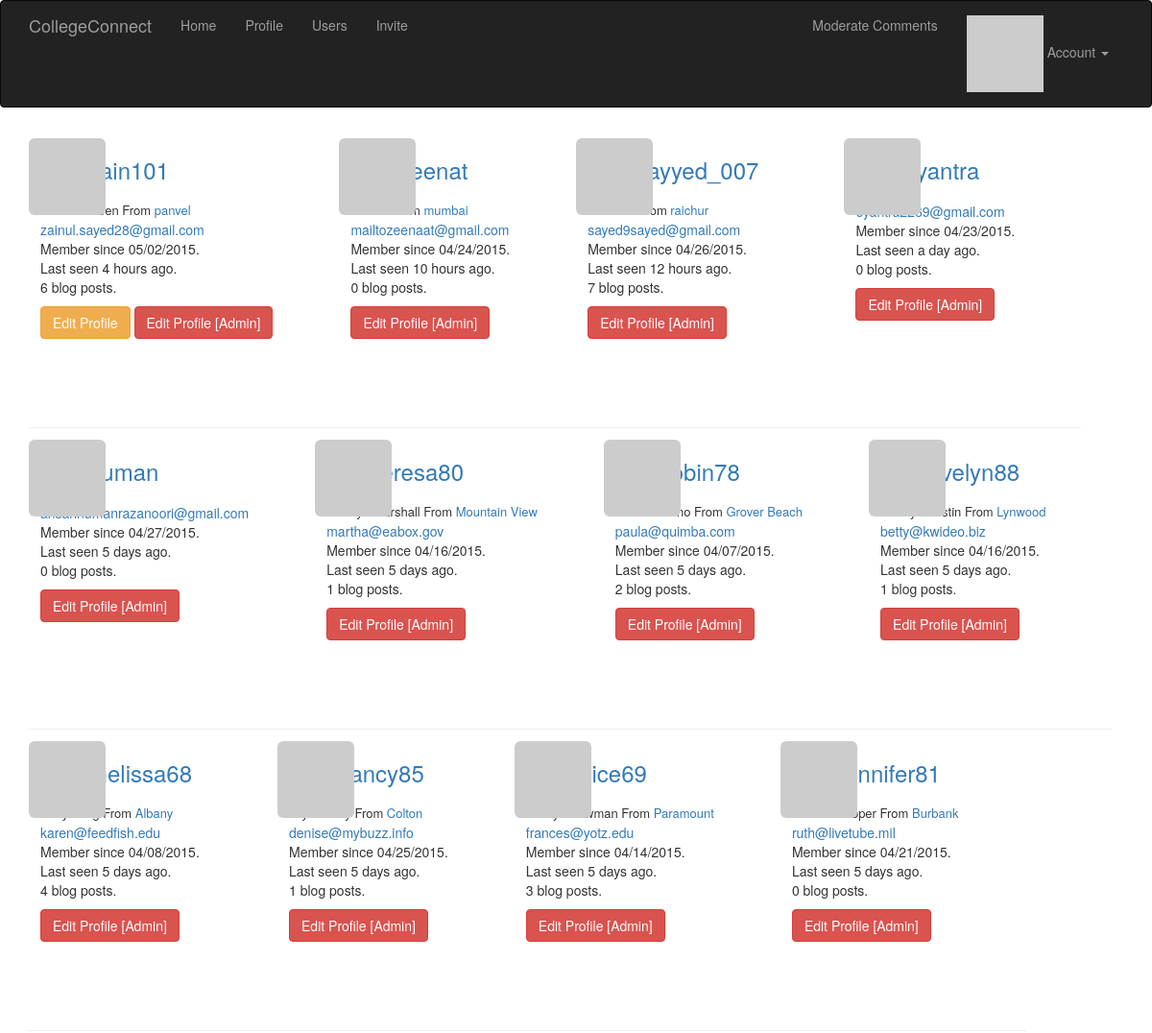
Page /user-list/ (signed in, upper part) on the earlier database version.
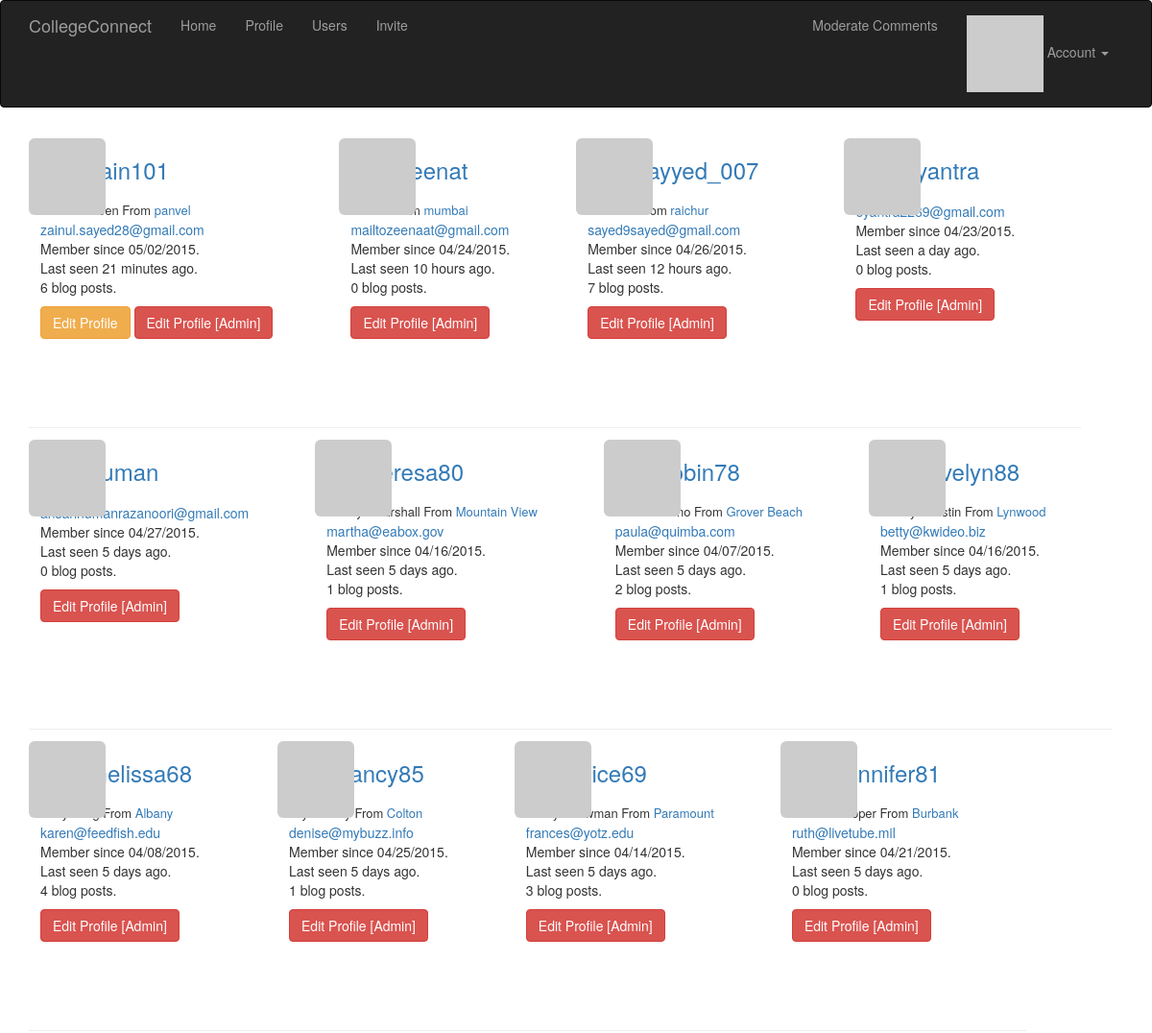
Same page on the later database version.
### app/models.py (models this page shows, shortened)
class User(UserMixin, db.Model):
    __tablename__ = 'users'          # Table names should be plural.
    id = db.Column(db.Integer, primary_key=True)
    email = db.Column(db.String(64), unique=True, index=True)
    username = db.Column(db.String(64), unique=True, index=True)
    password_hash = db.Column(db.String)
    role_id = db.Column(db.Integer, db.ForeignKey('roles.id'))
    confirmed = db.Column(db.Boolean, default=False)
    location = db.Column(db.String(64))
    name = db.Column(db.String(64))
    about_me = db.Column(db.Text)
    member_since = db.Column(db.DateTime(), default=datetime.utcnow)
    last_seen = db.Column(db.DateTime(), default=datetime.utcnow)
    avatar_hash = db.Column(db.String(32))
    posts = db.relationship('Post', backref='author', lazy='dynamic')
    comments = db.relationship('Comment', backref='author', lazy='dynamic')
    '''
    These are the people who follow me
    '''
    followed = db.relationship(
        'Follow',
        foreign_keys=[Follow.follower_id],
        backref=db.backref('follower', lazy='joined'),
        lazy='dynamic',
        cascade='all, delete-orphan')
    '''
    These are people whome I follow
    '''
    followers = db.relationship(
        'Follow',
        foreign_keys=[Follow.followed_id],
        backref=db.backref('followed', lazy='joined'),
        lazy='dynamic',
        cascade='all, delete-orphan'
    )
    @property
    def password(self):
        raise AttributeError('Password is not a readable attribute')
    def can(self, permissions):
        return self.role is not None and (self.role.permissions & permissions) == permissions
    def is_administrator(self):
        return self.can(Permission.ADMINISTER)
    '''
    The ping method is called every time the request for user is received, by using before_app_request hook
    '''
    def ping(self):
        self.last_seen = datetime.utcnow()
        db.session.add(self)
    '''
    User avatar creation
    '''
    def gravatar(self, size=100, default='identicon', rating='g'):
        if request.is_secure:
            url = 'https://secure.gravatar.com/avatar'
        else:
            url = 'http://www.gravatar.com/avatar'
        hash = self.avatar_hash or  hashlib.md5(self.email.encode('utf-8')).hexdigest()
        return '{url}/{hash}?s={size}&d={default}&r={rating}'.format(url=url, size=size, default=default, rating=rating, hash=hash)
    def follow(self, user):
        if not self.is_following(user):
            f = Follow(follower=self, followed=user)
            db.session.add(f)
    '''
    This method is introduced to correct the values of DB to follow a user to itself
    '''

### app/main/views.py (the view)
@main.route('/user-list/')
@login_required
def user_list():
    users = User.query.order_by(User.last_seen.desc()).all()
    if (users is None):
        abort(500)
    return render_template('user_list.html', users=users)

### app/auth/views.py (called while the page is built)
@auth.before_app_request
def before_request():
    if current_user.is_authenticated():
        current_user.ping()
        if not current_user.confirmed and request.endpoint[:5] != 'auth.':
            return redirect(url_for('auth.unconfirmed'))

### app/main/__init__.py (called while the page is built)
@main.app_context_processor
def inject_permission():
    return dict(Permission=Permission)

### app/models.py (called while the page is built)
@login_manager.user_loader
def load_user(user_id):
    return User.query.get(int(user_id))

### app/templates/user_list.html (shortened to what this page needs)
{% extends "base.html" %}
{% block page_content %}
    {% for user in users %}
        <div class="page-header" style="float: left; padding-right: 5%; min-height: 10px;  margin: 12px 0px 0px 0px; ">
        <img class="img-rounded profile-thumbnail " style=" margin: 0px 0px 0px 0px;" src="{{user.gravatar(size=60)  }}" />
        <div class="profile-header" style=" margin: 12px 12px 12px 12px;">
        <a href="{{ url_for('main.user', username=user.username) }}"><h3 style=" margin: 20px 20px 20px 50px;">{{ user.username }}</h3></a>
        {% if user.name or user.location %}
        <p style="font-size: small; margin: 0px 0px 0px 0px;">
            {% if user.name %} {{ user.name }} {% endif %}
            {% if user.location %}
                From <a href="http://maps.google.com/?q={{ user.location }}">{{ user.location }}</a>
            {% endif %}
        </p>
        {% endif %}
        {% if current_user.is_administrator() %}
            <p style=" margin: 0px 0px 0px 0px;"><a href="mailto: {{ user.email }}">{{ user.email }}</a></p>
        {% endif %}
        <p style=" margin: 0px 0px 0px 0px;">
            Member since {{ moment(user.member_since).format('L')}}.<br />
            Last seen {{ moment(user.last_seen).fromNow()}}.
            <p style=" margin: 0px 0px 0px 0px;">{{ user.posts.count() }} blog posts.</p>
        </p>
        <p style=" margin: 0px 0px 0px 0px;">
                 {% if user == current_user %}
                    <a class="btn btn-warning" href="{{ url_for('main.edit_profile') }}">Edit Profile</a>
                {% endif %}
                {% if current_user.is_administrator() %}
                    <a class="btn btn-danger" href="{{ url_for('main.edit_profile_admin', id=user.id ) }}">Edit Profile [Admin]</a>
                {% endif %}
        </p>
        </div>
        </div>
    {% endfor %}
{% endblock %}

Differences in the rows shown:
changed User "zain101": last_seen "4 hours ago" → "21 minutes ago"
